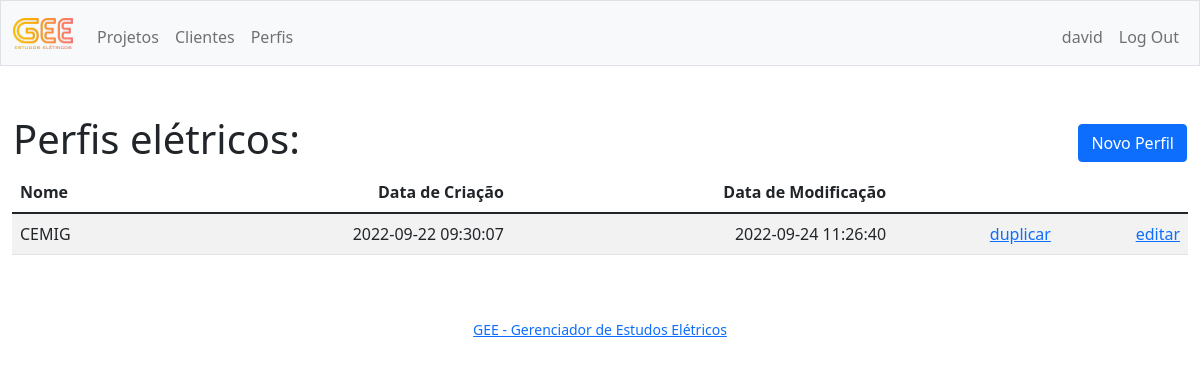
/profiles (signed in), run on the app's committed database.
### tables this page shows
CREATE TABLE profiles (
id INTEGER PRIMARY KEY AUTOINCREMENT NOT NULL,
user_id INTEGER,
createddate TEXT,
modifieddate TEXT,
name TEXT,
threshold_factor NUMERIC,
n_factor_threshold NUMERIC,
max_n_threshold NUMERIC,
inansi_factor NUMERIC,
iansi_time NUMERIC,
mag_oil_factor NUMERIC,
mag_dry_factor NUMERIC,
trip_factor NUMERIC,
n_trip_factor NUMERIC,
delay_50 NUMERIC
);

### app.py (the view)
@app.route("/profiles")
@login_required
def profiles():
    profilesList = db.execute("SELECT id, name, createddate, modifieddate FROM profiles WHERE user_id = ? ORDER BY modifieddate DESC", session["user_id"])
    return render_template("profiles.html", profilesList=profilesList)

### app.py (called while the page is built)
def login_required(f):
    @wraps(f)
    def decorated_function(*args, **kwargs):
        if session.get("user_id") is None:
            return redirect("/login")
        return f(*args, **kwargs)
    return decorated_function

@app.after_request
def after_request(response):
    response.headers["Cache-Control"] = "no-cache, no-store, must-revalidate"
    response.headers["Expires"] = 0
    response.headers["Pragma"] = "no-cache"
    return response

### templates/profiles.html (shortened to what this page needs)
{% extends "layout.html" %}
{% block main %}
<div>
    <table style="width:100%">
        <thead>
            <tr>
                <th class="text-start">
                    <h1>Perfis elétricos:</h1>
                </th>
                <th class="text-end"><a class="btn btn-primary" href="/profile">Novo Perfil</a></th>
            </tr>
        </thead>
    </table>
</div>
<div>
    <table class="table table-striped">
        <thead>
            <tr>
                <th class="text-start">Nome</th>
                <th class="text-end">Data de Criação</th>
                <th class="text-end">Data de Modificação</th>
            </tr>
        </thead>
        <tbody>
            {% for profile in profilesList %}
            <tr>
                <td class="text-start">{{ profile.name }}</td>
                <td class="text-end">{{ profile.createddate }}</td>
                <td class="text-end">{{ profile.modifieddate }}</td>
                <td class="text-end"><a href="/duplicate?id={{profile.id}}&ob=profile">duplicar</a></td>
                <td class="text-end"><a href="/profile?id={{profile.id}}">editar</a></td>
            </tr>
            {% endfor %}
        </tbody>
    </table>
</div>
{% endblock %}

### data on the page
profiles: name "CEMIG", createddate "2022-09-22 09:30:07", modifieddate "2022-09-24 11:26:40"

### other printed values
{{ session["username"] }} "david"
